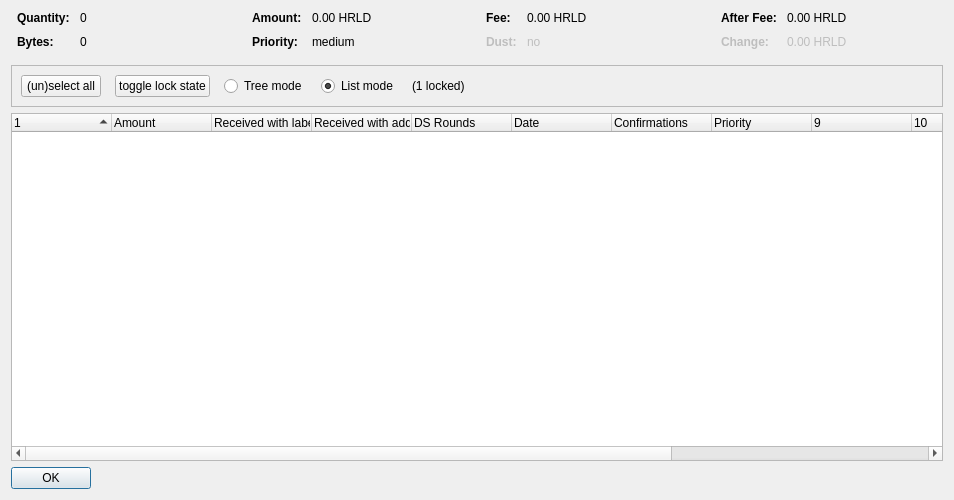
<?xml version="1.0" encoding="UTF-8"?>
<ui version="4.0">
 <class>CoinControlDialog</class>
 <widget class="QDialog" name="CoinControlDialog">
  <property name="geometry">
   <rect>
    <x>0</x>
    <y>0</y>
    <width>954</width>
    <height>500</height>
   </rect>
  </property>
  <property name="windowTitle">
   <string>Coin Selection</string>
  </property>
  <layout class="QVBoxLayout" name="verticalLayout">
   <item>
    <layout class="QHBoxLayout" name="horizontalLayoutTop" stretch="0,0,0,0">
     <property name="topMargin">
      <number>0</number>
     </property>
     <property name="bottomMargin">
      <number>10</number>
     </property>
     <item>
      <layout class="QFormLayout" name="formLayoutCoinControl1">
       <property name="horizontalSpacing">
        <number>10</number>
       </property>
       <property name="verticalSpacing">
        <number>10</number>
       </property>
       <property name="leftMargin">
        <number>6</number>
       </property>
       <property name="rightMargin">
        <number>6</number>
       </property>
       <item row="0" column="0">
        <widget class="QLabel" name="labelCoinControlQuantityText">
         <property name="font">
          <font>
           <weight>75</weight>
           <bold>true</bold>
          </font>
         </property>
         <property name="text">
          <string>Quantity:</string>
         </property>
        </widget>
       </item>
       <item row="0" column="1">
        <widget class="QLabel" name="labelCoinControlQuantity">
         <property name="cursor">
          <cursorShape>IBeamCursor</cursorShape>
         </property>
         <property name="contextMenuPolicy">
          <enum>Qt::ActionsContextMenu</enum>
         </property>
         <property name="text">
          <string notr="true">0</string>
         </property>
         <property name="textInteractionFlags">
          <set>Qt::LinksAccessibleByMouse|Qt::TextSelectableByKeyboard|Qt::TextSelectableByMouse</set>
         </property>
        </widget>
       </item>
       <item row="1" column="0">
        <widget class="QLabel" name="labelCoinControlBytesText">
         <property name="font">
          <font>
           <weight>75</weight>
           <bold>true</bold>
          </font>
         </property>
         <property name="text">
          <string>Bytes:</string>
         </property>
        </widget>
       </item>
       <item row="1" column="1">
        <widget class="QLabel" name="labelCoinControlBytes">
         <property name="cursor">
          <cursorShape>IBeamCursor</cursorShape>
         </property>
         <property name="contextMenuPolicy">
          <enum>Qt::ActionsContextMenu</enum>
         </property>
         <property name="text">
          <string notr="true">0</string>
         </property>
         <property name="textInteractionFlags">
          <set>Qt::LinksAccessibleByMouse|Qt::TextSelectableByKeyboard|Qt::TextSelectableByMouse</set>
         </property>
        </widget>
       </item>
      </layout>
     </item>
     <item>
      <layout class="QFormLayout" name="formLayoutCoinControl2">
       <property name="horizontalSpacing">
        <number>10</number>
       </property>
       <property name="verticalSpacing">
        <number>10</number>
       </property>
       <property name="leftMargin">
        <number>6</number>
       </property>
       <property name="rightMargin">
        <number>6</number>
       </property>
       <item row="0" column="0">
        <widget class="QLabel" name="labelCoinControlAmountText">
         <property name="font">
          <font>
           <weight>75</weight>
           <bold>true</bold>
          </font>
         </property>
         <property name="text">
          <string>Amount:</string>
         </property>
        </widget>
       </item>
       <item row="0" column="1">
        <widget class="QLabel" name="labelCoinControlAmount">
         <property name="cursor">
          <cursorShape>IBeamCursor</cursorShape>
         </property>
         <property name="contextMenuPolicy">
          <enum>Qt::ActionsContextMenu</enum>
         </property>
         <property name="text">
          <string notr="true">0.00 HRLD</string>
         </property>
         <property name="textInteractionFlags">
          <set>Qt::LinksAccessibleByMouse|Qt::TextSelectableByKeyboard|Qt::TextSelectableByMouse</set>
         </property>
        </widget>
       </item>
       <item row="1" column="0">
        <widget class="QLabel" name="labelCoinControlPriorityText">
         <property name="font">
          <font>
           <weight>75</weight>
           <bold>true</bold>
          </font>
         </property>
         <property name="text">
          <string>Priority:</string>
         </property>
        </widget>
       </item>
       <item row="1" column="1">
        <widget class="QLabel" name="labelCoinControlPriority">
         <property name="cursor">
          <cursorShape>IBeamCursor</cursorShape>
         </property>
         <property name="contextMenuPolicy">
          <enum>Qt::ActionsContextMenu</enum>
         </property>
         <property name="text">
          <string>medium</string>
         </property>
         <property name="textInteractionFlags">
          <set>Qt::LinksAccessibleByMouse|Qt::TextSelectableByKeyboard|Qt::TextSelectableByMouse</set>
         </property>
        </widget>
       </item>
      </layout>
     </item>
     <item>
      <layout class="QFormLayout" name="formLayoutCoinControl3">
       <property name="horizontalSpacing">
        <number>10</number>
       </property>
       <property name="verticalSpacing">
        <number>10</number>
       </property>
       <property name="leftMargin">
        <number>6</number>
       </property>
       <property name="rightMargin">
        <number>6</number>
       </property>
       <item row="0" column="0">
        <widget class="QLabel" name="labelCoinControlFeeText">
         <property name="font">
          <font>
           <weight>75</weight>
           <bold>true</bold>
          </font>
         </property>
         <property name="text">
          <string>Fee:</string>
         </property>
        </widget>
       </item>
       <item row="0" column="1">
        <widget class="QLabel" name="labelCoinControlFee">
         <property name="cursor">
          <cursorShape>IBeamCursor</cursorShape>
         </property>
         <property name="contextMenuPolicy">
          <enum>Qt::ActionsContextMenu</enum>
         </property>
         <property name="text">
          <string notr="true">0.00 HRLD</string>
         </property>
         <property name="textInteractionFlags">
          <set>Qt::LinksAccessibleByMouse|Qt::TextSelectableByKeyboard|Qt::TextSelectableByMouse</set>
         </property>
        </widget>
       </item>
       <item row="1" column="0">
        <widget class="QLabel" name="labelCoinControlLowOutputText">
         <property name="enabled">
          <bool>false</bool>
         </property>
         <property name="font">
          <font>
           <weight>75</weight>
           <bold>true</bold>
          </font>
         </property>
         <property name="text">
          <string>Dust:</string>
         </property>
        </widget>
       </item>
       <item row="1" column="1">
        <widget class="QLabel" name="labelCoinControlLowOutput">
         <property name="enabled">
          <bool>false</bool>
         </property>
         <property name="cursor">
          <cursorShape>IBeamCursor</cursorShape>
         </property>
         <property name="contextMenuPolicy">
          <enum>Qt::ActionsContextMenu</enum>
         </property>
         <property name="text">
          <string>no</string>
         </property>
         <property name="textInteractionFlags">
          <set>Qt::LinksAccessibleByMouse|Qt::TextSelectableByKeyboard|Qt::TextSelectableByMouse</set>
         </property>
        </widget>
       </item>
      </layout>
     </item>
     <item>
      <layout class="QFormLayout" name="formLayoutCoinControl4">
       <property name="horizontalSpacing">
        <number>10</number>
       </property>
       <property name="verticalSpacing">
        <number>10</number>
       </property>
       <property name="leftMargin">
        <number>6</number>
       </property>
       <property name="rightMargin">
        <number>6</number>
       </property>
       <item row="0" column="0">
        <widget class="QLabel" name="labelCoinControlAfterFeeText">
         <property name="font">
          <font>
           <weight>75</weight>
           <bold>true</bold>
          </font>
         </property>
         <property name="text">
          <string>After Fee:</string>
         </property>
        </widget>
       </item>
       <item row="0" column="1">
        <widget class="QLabel" name="labelCoinControlAfterFee">
         <property name="cursor">
          <cursorShape>IBeamCursor</cursorShape>
         </property>
         <property name="contextMenuPolicy">
          <enum>Qt::ActionsContextMenu</enum>
         </property>
         <property name="text">
          <string notr="true">0.00 HRLD</string>
         </property>
         <property name="textInteractionFlags">
          <set>Qt::LinksAccessibleByMouse|Qt::TextSelectableByKeyboard|Qt::TextSelectableByMouse</set>
         </property>
        </widget>
       </item>
       <item row="1" column="0">
        <widget class="QLabel" name="labelCoinControlChangeText">
         <property name="enabled">
          <bool>false</bool>
         </property>
         <property name="font">
          <font>
           <weight>75</weight>
           <bold>true</bold>
          </font>
         </property>
         <property name="text">
          <string>Change:</string>
         </property>
        </widget>
       </item>
       <item row="1" column="1">
        <widget class="QLabel" name="labelCoinControlChange">
         <property name="enabled">
          <bool>false</bool>
         </property>
         <property name="cursor">
          <cursorShape>IBeamCursor</cursorShape>
         </property>
         <property name="contextMenuPolicy">
          <enum>Qt::ActionsContextMenu</enum>
         </property>
         <property name="text">
          <string notr="true">0.00 HRLD</string>
         </property>
         <property name="textInteractionFlags">
          <set>Qt::LinksAccessibleByMouse|Qt::TextSelectableByKeyboard|Qt::TextSelectableByMouse</set>
         </property>
        </widget>
       </item>
      </layout>
     </item>
    </layout>
   </item>
   <item>
    <widget class="QFrame" name="frame">
     <property name="minimumSize">
      <size>
       <width>0</width>
       <height>40</height>
      </size>
     </property>
     <property name="frameShape">
      <enum>QFrame::StyledPanel</enum>
     </property>
     <property name="frameShadow">
      <enum>QFrame::Sunken</enum>
     </property>
     <layout class="QHBoxLayout" name="horizontalLayout">
      <item>
       <layout class="QHBoxLayout" name="horizontalLayoutPanel" stretch="0,0,0,0,0,0">
        <property name="spacing">
         <number>14</number>
        </property>
        <item>
         <widget class="QPushButton" name="pushButtonSelectAll">
          <property name="sizePolicy">
           <sizepolicy hsizetype="Maximum" vsizetype="Fixed">
            <horstretch>0</horstretch>
            <verstretch>0</verstretch>
           </sizepolicy>
          </property>
          <property name="text">
           <string>(un)select all</string>
          </property>
          <property name="autoDefault">
           <bool>false</bool>
          </property>
         </widget>
        </item>
        <item>
         <widget class="QPushButton" name="pushButtonToggleLock">
          <property name="sizePolicy">
           <sizepolicy hsizetype="Maximum" vsizetype="Fixed">
            <horstretch>0</horstretch>
            <verstretch>0</verstretch>
           </sizepolicy>
          </property>
          <property name="text">
           <string>toggle lock state</string>
          </property>
          <property name="autoDefault">
           <bool>false</bool>
          </property>
         </widget>
        </item>
        <item>
         <widget class="QRadioButton" name="radioTreeMode">
          <property name="sizePolicy">
           <sizepolicy hsizetype="Maximum" vsizetype="Fixed">
            <horstretch>0</horstretch>
            <verstretch>0</verstretch>
           </sizepolicy>
          </property>
          <property name="text">
           <string>Tree mode</string>
          </property>
         </widget>
        </item>
        <item>
         <widget class="QRadioButton" name="radioListMode">
          <property name="sizePolicy">
           <sizepolicy hsizetype="Maximum" vsizetype="Fixed">
            <horstretch>0</horstretch>
            <verstretch>0</verstretch>
           </sizepolicy>
          </property>
          <property name="text">
           <string>List mode</string>
          </property>
          <property name="checked">
           <bool>true</bool>
          </property>
         </widget>
        </item>
        <item>
         <widget class="QLabel" name="labelLocked">
          <property name="text">
           <string>(1 locked)</string>
          </property>
         </widget>
        </item>
        <item>
         <spacer name="horizontalSpacer">
          <property name="orientation">
           <enum>Qt::Horizontal</enum>
          </property>
          <property name="sizeHint" stdset="0">
           <size>
            <width>40</width>
            <height>20</height>
           </size>
          </property>
         </spacer>
        </item>
       </layout>
      </item>
     </layout>
    </widget>
   </item>
   <item>
    <widget class="CoinControlTreeWidget" name="treeWidget">
     <property name="contextMenuPolicy">
      <enum>Qt::CustomContextMenu</enum>
     </property>
     <property name="sortingEnabled">
      <bool>false</bool>
     </property>
     <property name="columnCount">
      <number>13</number>
     </property>
     <attribute name="headerShowSortIndicator" stdset="0">
      <bool>true</bool>
     </attribute>
     <attribute name="headerStretchLastSection">
      <bool>false</bool>
     </attribute>
     <column>
      <property name="text">
       <string/>
      </property>
     </column>
     <column>
      <property name="text">
       <string>Amount</string>
      </property>
     </column>
     <column>
      <property name="text">
       <string>Received with label</string>
      </property>
     </column>
     <column>
      <property name="text">
       <string>Received with address</string>
      </property>
     </column>
     <column>
      <property name="text">
       <string>DS Rounds</string>
      </property>
     </column>
     <column>
      <property name="text">
       <string>Date</string>
      </property>
     </column>
     <column>
      <property name="text">
       <string>Confirmations</string>
      </property>
      <property name="toolTip">
       <string>Confirmed</string>
      </property>
     </column>
     <column>
      <property name="text">
       <string>Priority</string>
      </property>
     </column>
     <column>
      <property name="text">
       <string/>
      </property>
     </column>
     <column>
      <property name="text">
       <string/>
      </property>
     </column>
     <column>
      <property name="text">
       <string/>
      </property>
     </column>
     <column>
      <property name="text">
       <string/>
      </property>
     </column>
     <column>
      <property name="text">
       <string/>
      </property>
     </column>
    </widget>
   </item>
   <item>
    <widget class="QDialogButtonBox" name="buttonBox">
     <property name="sizePolicy">
      <sizepolicy hsizetype="Maximum" vsizetype="Fixed">
       <horstretch>0</horstretch>
       <verstretch>0</verstretch>
      </sizepolicy>
     </property>
     <property name="orientation">
      <enum>Qt::Horizontal</enum>
     </property>
     <property name="standardButtons">
      <set>QDialogButtonBox::Ok</set>
     </property>
    </widget>
   </item>
  </layout>
 </widget>
 <customwidgets>
  <customwidget>
   <class>CoinControlTreeWidget</class>
   <extends>QTreeWidget</extends>
   <header>coincontroltreewidget.h</header>
  </customwidget>
 </customwidgets>
 <resources/>
 <connections/>
</ui>
